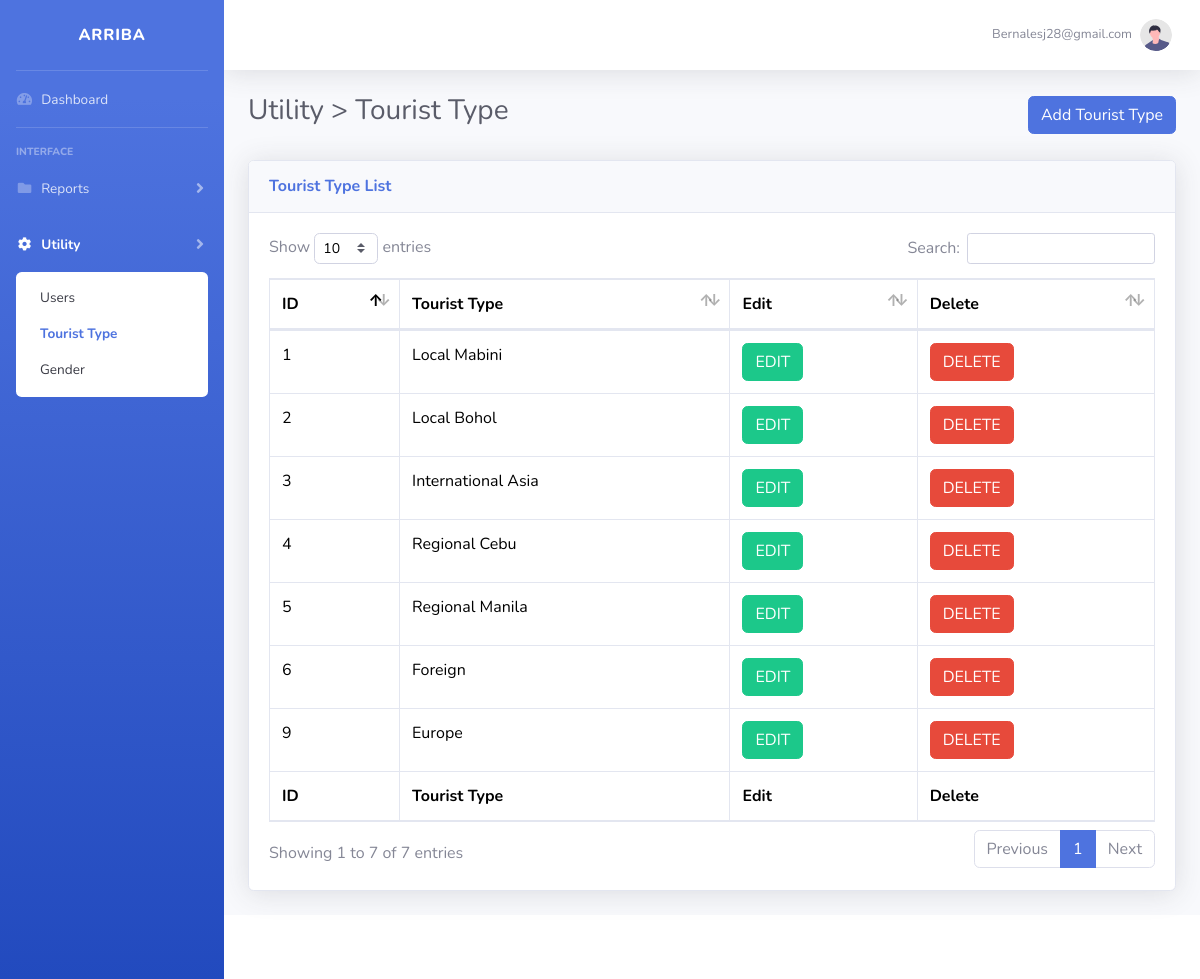
Page /admin/tourist_type.php (signed in) on the committed database.
### tables this page shows
CREATE TABLE `tourist_type` (
  `TouristTypeID` int(100) NOT NULL,
  `Class` varchar(200) NOT NULL
);

### admin/tourist_type.php (the view, shortened to what this page needs)
<?php
    include('../security.php');
    include('includes/header.php');
    include('includes/navbar_tt.php');
 ?>
        <div id="content-wrapper" class="d-flex flex-column">
            <div id="content">
                <?php include('includes/topbar.php'); ?>
                <div class="container-fluid">
                    <div class="d-sm-flex align-items-center justify-content-between mb-4">
                        <h1 class="h3 mb-2 text-gray-800">Utility > Tourist Type</h1>
                        <button type="button" class="btn btn-primary" data-toggle="modal" data-target="#addtouristtype">
                            Add Tourist Type
                        </button>
                    </div>
                    <div class="card shadow mb-4">
                        <div class="card-header py-3">
                            <h6 class="m-0 font-weight-bold text-primary">Tourist Type List</h6>
                        </div>
                        <div class="card-body">
                            <div class="table-responsive">
                                <style>
                                    .table {
                                    color: black !important;
                                    }
                                </style>
                                <?php
                                    $query = "SELECT * FROM tourist_type";
                                    $query_run = mysqli_query($connection, $query);
                                ?>
                                <table class="table table-bordered" id="dataTable" width="100%" cellspacing="0">
                                    <thead>
                                        <tr>
                                            <th>ID</th>
                                            <th>Tourist Type</th>
                                            <th>Edit</th>
                                            <th>Delete</th>
                                        </tr>
                                    </thead>
                                    <tfoot>
                                        <tr>
                                            <th>ID</th>
                                            <th>Tourist Type</th>
                                            <th>Edit</th>
                                            <th>Delete</th>
                                        </tr>
                                    </tfoot>
                                    <tbody>
                                        <?php
                                            if(mysqli_num_rows($query_run) > 0) {
                                                while($row = mysqli_fetch_assoc($query_run)) {
                                        ?>
                                            <tr>
                                                <td><?php echo $row['TouristTypeID']; ?></td>
                                                <td><?php echo $row['Class']; ?></td>
                                                <td>
                                                    <form action="edit_tourist_type.php" method="post">
                                                        <button type="submit" name="edit_btn" class="btn btn-success">EDIT</button>
                                                    </form>
                                                </td>
                                                <td>
                                                    <button class="btn btn-danger" data-toggle="modal" data-target="#deleteTouristTypeModal"
                                                    data-id="<?php echo $row['TouristTypeID']; ?>">DELETE</button>
                                                </td>
                                            </tr>
                                        <?php
                                                }
                                            } else {
                                                echo "No Record Found";
                                            }
                                        ?>
                                    </tbody>
                                </table>
                            </div>
                        </div>
                    </div>
                </div>
            </div>
            <?php
        include('includes/footer.php');
    ?>

### admin/tourist_type.php (style rules this page uses)
.table { color: black !important; }

### rows in the picture
tourist_type: TouristTypeID "1", Class "Local Mabini"
tourist_type: TouristTypeID "2", Class "Local Bohol"
tourist_type: TouristTypeID "3", Class "International Asia"
tourist_type: TouristTypeID "4", Class "Regional Cebu"
tourist_type: TouristTypeID "5", Class "Regional Manila"
tourist_type: TouristTypeID "6", Class "Foreign"
tourist_type: TouristTypeID "9", Class "Europe"

### other values in the picture
$_SESSION['Username'] "Bernalesj28@gmail.com"
